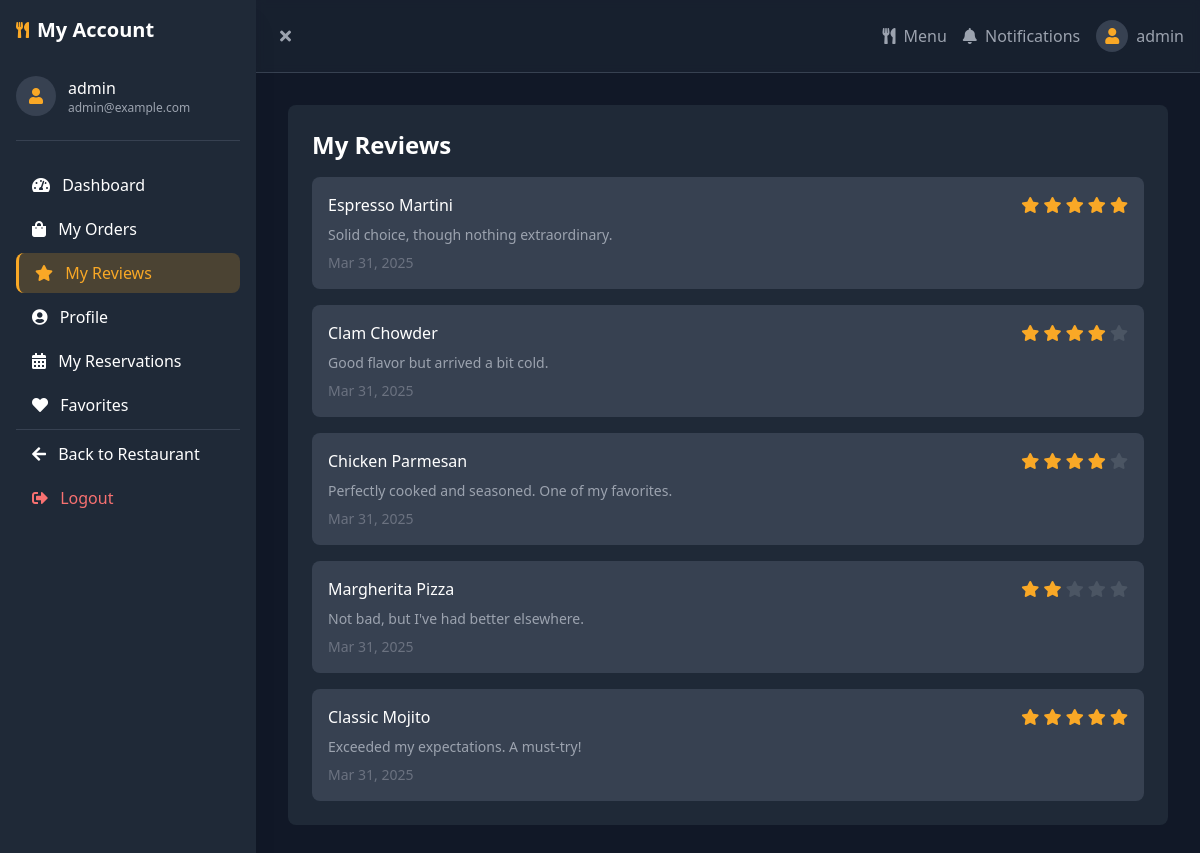
Page /customer/reviews/ (signed in) on the committed database.
### ecommerce/models.py (models this page shows, shortened)
class Review(models.Model):
    user = models.ForeignKey(User, on_delete=models.CASCADE)
    menu_item = models.ForeignKey(MenuItem, on_delete=models.CASCADE, related_name='reviews')
    rating = models.PositiveSmallIntegerField(
        validators=[MinValueValidator(1), MaxValueValidator(5)]
    )
    comment = models.TextField()
    created_at = models.DateTimeField(auto_now_add=True)
    updated_at = models.DateTimeField(auto_now=True)
    class Meta:
        ordering = ['-created_at']
        unique_together = ['user', 'menu_item']

class MenuItem(models.Model):
    category = models.ForeignKey(Category, on_delete=models.SET_NULL, related_name='menu_items', null=True, blank=True)
    name = models.CharField(max_length=100)
    description = models.TextField()
    price = models.DecimalField(max_digits=10, decimal_places=2)
    image = models.ImageField(upload_to='menu_items/')
    is_available = models.BooleanField(default=True)
    is_featured = models.BooleanField(default=False)
    is_vegetarian = models.BooleanField(default=False)
    spice_level = models.PositiveSmallIntegerField(
        validators=[MinValueValidator(0), MaxValueValidator(5)],
        default=0
    )
    current_stock = models.PositiveIntegerField(default=0)
    stock_alert_threshold = models.PositiveIntegerField(default=10)
    cost_price = models.DecimalField(max_digits=10, decimal_places=2, default=0)
    created_at = models.DateTimeField(auto_now_add=True)
    updated_at = models.DateTimeField(auto_now=True)
    class Meta:
        ordering = ['category', 'name']

### ecommerce/views.py (the view)
# urls.py: path('customer/reviews/', my_reviews, name='my_reviews'),
@login_required
def my_reviews(request):
    reviews = Review.objects.filter(user=request.user).select_related('menu_item').order_by('-created_at')
    context = {
        'reviews': reviews,
        'active_section': 'reviews'
    }
    return render(request, 'accounts/my_reviews.html', context)

### ecommerce/context_processors.py (called while the page is built)
def cart_processor(request):
    return {
        'cart_count': get_cart_count(request)
    }

### ecommerce/views.py (called while the page is built)
def get_cart_count(request):
    if request.user.is_authenticated:
        try:
            cart = Cart.objects.get(user=request.user)
            return sum(item.quantity for item in cart.cart_items.all())
        except Cart.DoesNotExist:
            return 0
    else:
        cart = request.session.get('cart', {})
        return sum(cart.values())

### templates/accounts/my_reviews.html
{% extends 'accounts/customer_base.html' %}
{% block content %}
<div class="space-y-8">
    <div class="bg-gray-800 rounded-lg p-6">
        <h1 class="text-2xl font-bold mb-4">My Reviews</h1>
        <div class="space-y-4">
            {% for review in reviews %}
            <div class="bg-gray-700 rounded-lg p-4">
                <div class="flex items-center justify-between mb-2">
                    <div class="font-medium">{{ review.menu_item.name }}</div>
                    <div class="text-food-gold">
                        {% for i in "12345"|make_list %}
                        <i class="fas fa-star {% if forloop.counter <= review.rating %}text-food-gold{% else %}text-gray-600{% endif %}"></i>
                        {% endfor %}
                    </div>
                </div>
                <p class="text-gray-400 text-sm mb-2">{{ review.comment }}</p>
                <div class="text-sm text-gray-500">{{ review.created_at|date:"M d, Y" }}</div>
            </div>
            {% empty %}
            <div class="text-center py-4 text-gray-400">
                <p>No reviews yet</p>
            </div>
            {% endfor %}
        </div>
    </div>
</div>
{% endblock %}

### templates/accounts/customer_base.html (shortened to what this page needs)
<!DOCTYPE html>
<html lang="en">
<head>
    <script src="https://cdn.tailwindcss.com"></script>
    <link rel="stylesheet" href="https://cdnjs.cloudflare.com/ajax/libs/font-awesome/5.15.4/css/all.min.css">
</head>
<body class="bg-gray-900 text-white" x-data="{ sidebarOpen: window.innerWidth >= 768 }">
    <aside class="fixed h-full w-64 bg-gray-800 p-4 transform transition-transform duration-200 ease-in-out z-50 shadow-xl"
           :class="{'translate-x-0': sidebarOpen, '-translate-x-full': !sidebarOpen}">
        <div class="flex items-center justify-between mb-8">
            <div class="flex items-center">
                <i class="fas fa-utensils text-food-gold mr-2"></i>
                <span class="text-xl font-bold">My Account</span>
            </div>
        </div>
        <div class="mb-6 pb-6 border-b border-gray-700">
            <div class="flex items-center">
                {% if request.user.customer_profile.profile_picture %}
                <img src="{{ request.user.customer_profile.profile_picture.url }}" alt="Profile" class="w-10 h-10 rounded-full object-cover mr-3 border border-gray-600">
                {% else %}
                <div class="w-10 h-10 rounded-full bg-gray-700 flex items-center justify-center mr-3 text-food-gold">
                    <i class="fas fa-user"></i>
                </div>
                {% endif %}
                <div>
                    <div class="font-medium">{{ request.user.first_name|default:request.user.username }}</div>
                    <div class="text-xs text-gray-400">{{ request.user.email }}</div>
                </div>
            </div>
        </div>
        <nav class="space-y-1">
            <a href="{% url 'customer_dashboard' %}" class="nav-link block py-2 px-4 rounded-lg {% if active_section == 'dashboard' %}active{% endif %}">
                <i class="fas fa-tachometer-alt mr-2"></i> Dashboard
            </a>
            <a href="{% url 'my_orders' %}" class="nav-link block py-2 px-4 rounded-lg {% if active_section == 'orders' %}active{% endif %}">
                <i class="fas fa-shopping-bag mr-2"></i> My Orders
            </a>
            <a href="{% url 'my_reviews' %}" class="nav-link block py-2 px-4 rounded-lg {% if active_section == 'reviews' %}active{% endif %}">
                <i class="fas fa-star mr-2"></i> My Reviews
            </a>
            <a href="{% url 'profile' %}" class="nav-link block py-2 px-4 rounded-lg {% if active_section == 'profile' %}active{% endif %}">
                <i class="fas fa-user-circle mr-2"></i> Profile
            </a>
            <a href="{% url 'my_reservations' %}" class="nav-link block py-2 px-4 rounded-lg {% if active_section == 'my_reservations' %}active{% endif %}">
                <i class="fas fa-calendar-alt mr-2"></i> My Reservations
            </a>
            <a href="#" class="nav-link block py-2 px-4 rounded-lg {% if active_section == 'favorites' %}active{% endif %}">
                <i class="fas fa-heart mr-2"></i> Favorites
            </a>
            <div class="border-t border-gray-700 my-4"></div>
            <a href="{% url 'home' %}" class="nav-link block py-2 px-4 rounded-lg">
                <i class="fas fa-arrow-left mr-2"></i> Back to Restaurant
            </a>
            <a href="{% url 'logout' %}" class="nav-link block py-2 px-4 rounded-lg text-red-400 hover:text-red-300">
                <i class="fas fa-sign-out-alt mr-2"></i> Logout
            </a>
        </nav>
    </aside>
    <main class="transition-all duration-200 ease-in-out main-content" :class="{'md:ml-64': sidebarOpen, 'ml-0': !sidebarOpen}">
        <div class="hidden md:flex items-center justify-between bg-gray-800/50 backdrop-blur-sm p-4 sticky top-0 z-30 border-b border-gray-700">
            <button @click="sidebarOpen = !sidebarOpen" class="text-gray-400 hover:text-white p-2 rounded-lg">
                <i class="fas" :class="sidebarOpen ? 'fa-times' : 'fa-bars'"></i>
            </button>
            <div class="flex items-center space-x-4">
                <a href="{% url 'menu' %}" class="text-gray-400 hover:text-white">
                    <i class="fas fa-utensils mr-1"></i> Menu
                </a>
                <a href="#" class="text-gray-400 hover:text-white">
                    <i class="fas fa-bell mr-1"></i> Notifications
                </a>
                <a href="{% url 'profile' %}" class="flex items-center text-gray-400 hover:text-white">
                    {% if request.user.customer_profile.profile_picture %}
                    <img src="{{ request.user.customer_profile.profile_picture.url }}" alt="Profile" class="w-8 h-8 rounded-full object-cover mr-2">
                    {% else %}
                    <div class="w-8 h-8 rounded-full bg-gray-700 flex items-center justify-center mr-2 text-food-gold">
                        <i class="fas fa-user"></i>
                    </div>
                    {% endif %}
                    <span>{{ request.user.first_name|default:request.user.username }}</span>
                </a>
            </div>
        </div>
        <div class="p-4 md:p-8">
            <div class="max-w-7xl mx-auto">
                {% block content %}{% endblock content %}
            </div>
        </div>
    </main>
</body>
</html>

### templates/accounts/customer_base.html (style rules this page uses)
.nav-link { transition: all 0.2s ease; }
.nav-link.active { background-color: rgba(249, 168, 38, 0.2); color: #F9A826; border-left: 3px solid #F9A826; }

### rows in the picture
Review: menu_item.name "Espresso Martini", rating 5 (drawn), comment "Solid choice, though nothing extraordinary.", created_at "Mar 31, 2025"
Review: menu_item.name "Clam Chowder", rating 4 (drawn), comment "Good flavor but arrived a bit cold.", created_at "Mar 31, 2025"
Review: menu_item.name "Chicken Parmesan", rating 4 (drawn), comment "Perfectly cooked and seasoned. One of my favorites.", created_at "Mar 31, 2025"
Review: menu_item.name "Margherita Pizza", rating 2 (drawn), comment "Not bad, but I've had better elsewhere.", created_at "Mar 31, 2025"
Review: menu_item.name "Classic Mojito", rating 5 (drawn), comment "Exceeded my expectations. A must-try!", created_at "Mar 31, 2025"

### other values in the picture
{{ request.user.first_name|default:request.user.username }} "admin"
{{ request.user.email }} "admin@example.com"
